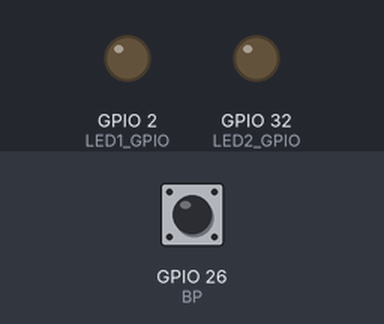
Bench run of a program on a simulated ESP32. Shown: output pins drawn as LEDs (lit = HIGH). Dashed ring = blinking. The test bench sets the inputs (shaded band); at power-on: GPIO 26 (BP) LOW.

Above: at 3.2 s.
3.3 s: GPIO 26 (BP) driven HIGH
At 3.42 s:
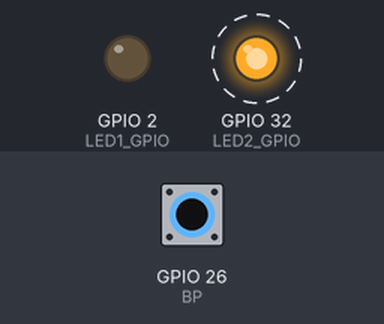
6.3 s: GPIO 26 (BP) pulsed LOW 2 times (0.12 s each, 0.3 s apart)
At 6.57 s:
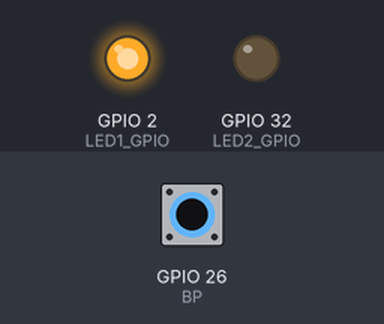
Timing chart, 0 to 15.3 s (numbered marks = the images above; inputs shaded):
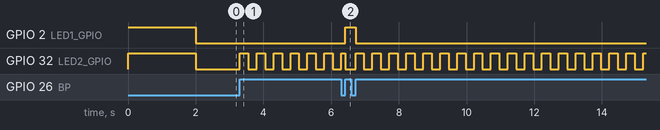

Measured:
- after the input at 3.3 s, GPIO 32 (LED2_GPIO): alternates HIGH for 0.25 s and LOW for 0.25 s, starting at once
- after the input at 6.3 s, GPIO 2 (LED1_GPIO): LOW → HIGH after 0.12 s, → LOW 0.30 s later

The program:

main.cpp
```cpp
#include <Arduino.h>
// semaphores.ino
// Practical ESP32 Multitasking
// Binary Semaphores
#define LED1_GPIO 2
#define LED2_GPIO 32
#define BP 26

bool condition = false;
bool taskGlobal = false;
bool state = true;
SemaphoreHandle_t hsem;
TaskHandle_t taskA;
TaskHandle_t taskB;


void bpTask(void *argp) {

  for (;;) {

    if(digitalRead(BP) == HIGH && state == true){
      condition = !condition;
      state = false;}
    if(digitalRead(BP) == LOW && state == false ){state = true;}

    if(condition == true && taskGlobal != true){
      digitalWrite(LED1_GPIO , LOW);
      taskGlobal = true;
      vTaskSuspend(taskA);
      vTaskResume(taskB);
      }

    else if(condition == false && taskGlobal != false){
      taskGlobal = false;
      digitalWrite(LED2_GPIO , LOW);
      vTaskSuspend(taskB);
      vTaskResume(taskA);}

    }
 }

void ledA(void *argp) {

  for (;;) {
    digitalWrite(LED1_GPIO,digitalRead(LED1_GPIO)^1);
    delay(500);
    }
 }

void ledB(void *argp) {

  for (;;) {
    digitalWrite(LED2_GPIO,digitalRead(LED2_GPIO)^1);
    delay(250);
  }

 }

void setup() {
  Serial.begin(115200);
  pinMode(LED1_GPIO , OUTPUT);
  pinMode(LED2_GPIO , OUTPUT);
  pinMode(BP,INPUT_PULLDOWN);

  digitalWrite(LED1_GPIO , HIGH);
  digitalWrite(LED2_GPIO , HIGH);
  delay(2000);
  digitalWrite(LED1_GPIO , LOW);
  digitalWrite(LED2_GPIO , LOW);

  int app_cpu = xPortGetCoreID();


  xTaskCreatePinnedToCore(
    ledA, // Function
    "taskA", // Task name
    3000, // Stack size (void*)LED1_GPIO, // arg
    NULL, // arg
    0, // Priority
    &taskA, // No handle returned
    app_cpu); // CPU

  xTaskCreatePinnedToCore(
    ledB, // Function
    "taskB", // Task name
    3000, // Stack size (void*)LED2_GPIO, // argument
    NULL, // argument
    0, // Priority
    &taskB, // No handle returned
    app_cpu); // CPU

  xTaskCreatePinnedToCore(
    bpTask, // Function
    "taskBp", // Task name
    3000, // Stack size (void*)LED1_GPIO, // arg
    NULL, // arg
    0, // Priority
    NULL, // No handle returned
    0); // CPU

    vTaskSuspend(taskB);
    vTaskSuspend(taskA);
}

// Not used
void loop() {
 vTaskDelete(nullptr);
 }
```
